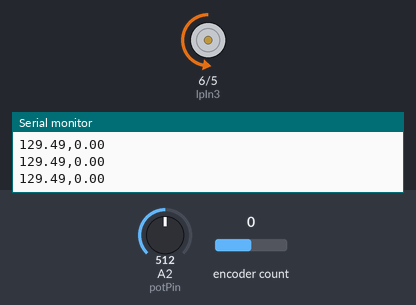
The sketch below on a simulated Arduino Uno, built with avr-gcc and run on an emulated ATmega328P. Shown: motor-driver pin pairs drawn as motors (green arrow = first pin HIGH = forward, orange = second pin HIGH = backward, longer = more drive), the last lines printed to the serial monitor. Inputs (shaded band) come from the test bench; at power-on: A2 (potPin) = 512, encoder count 0.

Above: at 1.2 s.
1.3 s: A2 (potPin) set to 716
At 2.5 s:
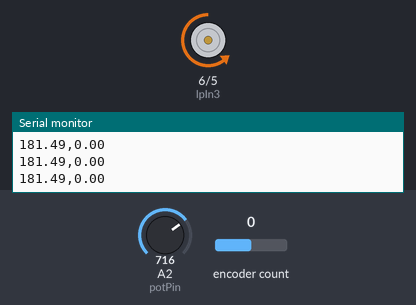
2.8 s: A2 (potPin) set to 900
At 3.7 s:
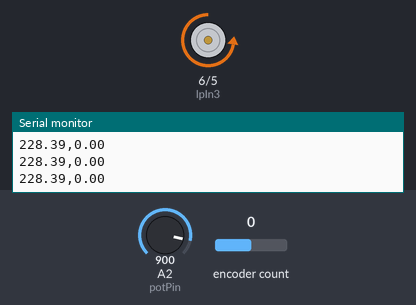
4.3 s: A2 (potPin) set to 250
At 4.9 s:
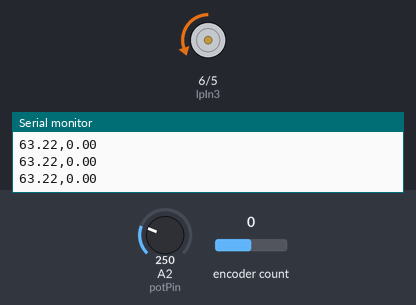
5.8 s: A2 (potPin) set to 0
At 7.0 s:
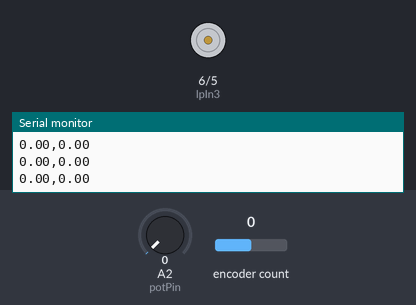
7.3 s: A2 (potPin) set to 511
At 8.4 s:
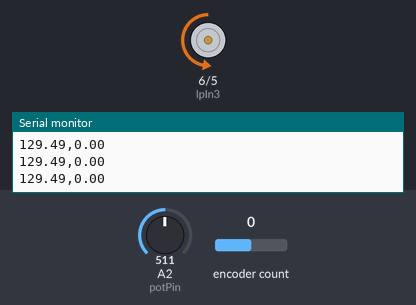
Timing chart, 0 to 9.8 s (numbered marks = the images above; inputs shaded):
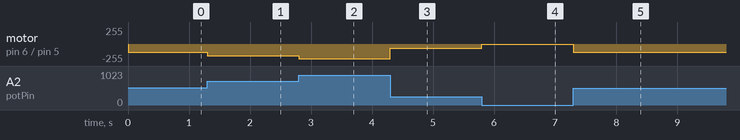

The sketch:

finalpotentiomenter_dc_motor_with_encoder1.ino
```cpp
#include <Encoder.h>

// Encoder on pins 2 and 3 for hardware interrupts
Encoder encoder(2, 3);

// Pin Definitions
const int potPin = A2;
const int lpIn4 = 5;
const int lpIn3 = 6;

// --- TINKERCAD MOTOR CONSTANTS ---
// Most Tinkercad encoder motors have 360 pulses per output shaft revolution
const float PPR = 360.0;
const float MAX_MOTOR_RPM = 260.0;

// Variables for RPM calculation
unsigned long lastTime = 0;
long lastPosition = 0;

void setup() {
  Serial.begin(9600);
  pinMode(lpIn4, OUTPUT);
  pinMode(lpIn3, OUTPUT);
  pinMode(potPin, INPUT);

  // Header for Serial Plotter (Tools > Serial Plotter)
  Serial.println("Desired_RPM,Actual_RPM");
}

void loop() {
  // 1. Read Potentiometer and set Motor Speed
  int potValue = analogRead(potPin);
  int pwmSpeed = map(potValue, 0, 1023, 0, 255);

  analogWrite(lpIn4, pwmSpeed);
  digitalWrite(lpIn3, LOW);

  // 2. Calculate RPM every 100 milliseconds
  unsigned long currentTime = millis();
  unsigned long deltaTime = currentTime - lastTime;

  if (deltaTime >= 100) { // Update every 100ms
    long currentPosition = encoder.read();
    long deltaPos = currentPosition - lastPosition;

    // RPM Formula: (Change in Pulses / Pulses Per Revolution) * (60000ms / Time Elapsed)
    float actualRPM = ((abs(deltaPos) / PPR) * (60000.0 / deltaTime))/3;

    // Calculate Desired RPM based on the PWM signal percentage
    float desiredRPM = (float(pwmSpeed) / 255.0) * MAX_MOTOR_RPM;

    // 3. Print to Serial Monitor/Plotter
    Serial.print(desiredRPM);
    Serial.print(",");
    Serial.println(actualRPM);

    // Update trackers for the next 100ms window
    lastPosition = currentPosition;
    lastTime = currentTime;
  }
}
```

Measured:
- after the input at 1.3 s, motor on pin 6 (lpIn3) / pin 5 (lpIn4): backward 127/255 → backward 178/255 at once
- after the input at 2.8 s, motor on pin 6 (lpIn3) / pin 5 (lpIn4): backward 178/255 → backward 224/255 at once
- after the input at 4.3 s, motor on pin 6 (lpIn3) / pin 5 (lpIn4): backward 224/255 → backward 62/255 at once
- after the input at 5.8 s, motor on pin 6 (lpIn3) / pin 5 (lpIn4): backward 62/255 → stopped at once
- after the input at 7.3 s, motor on pin 6 (lpIn3) / pin 5 (lpIn4): stopped → backward 127/255 at once
